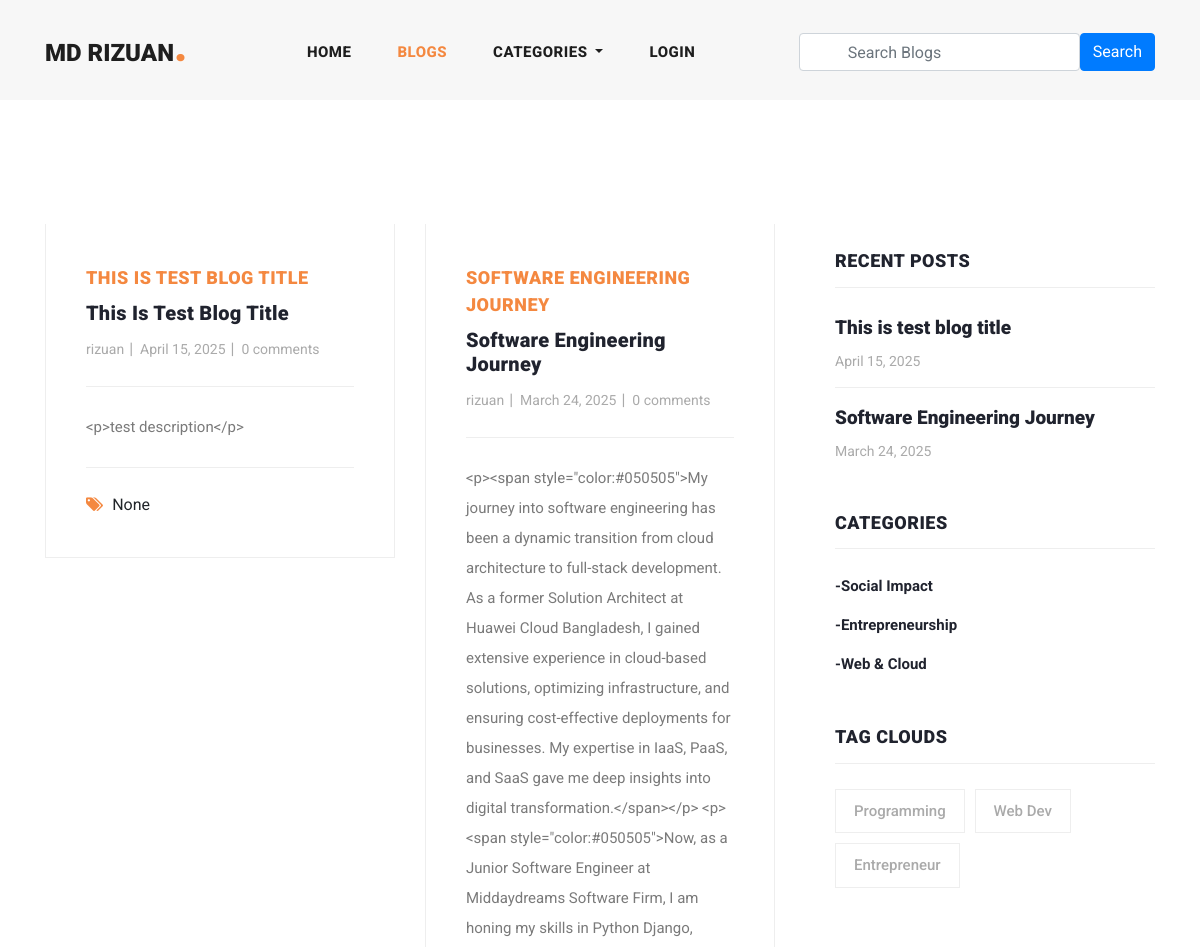
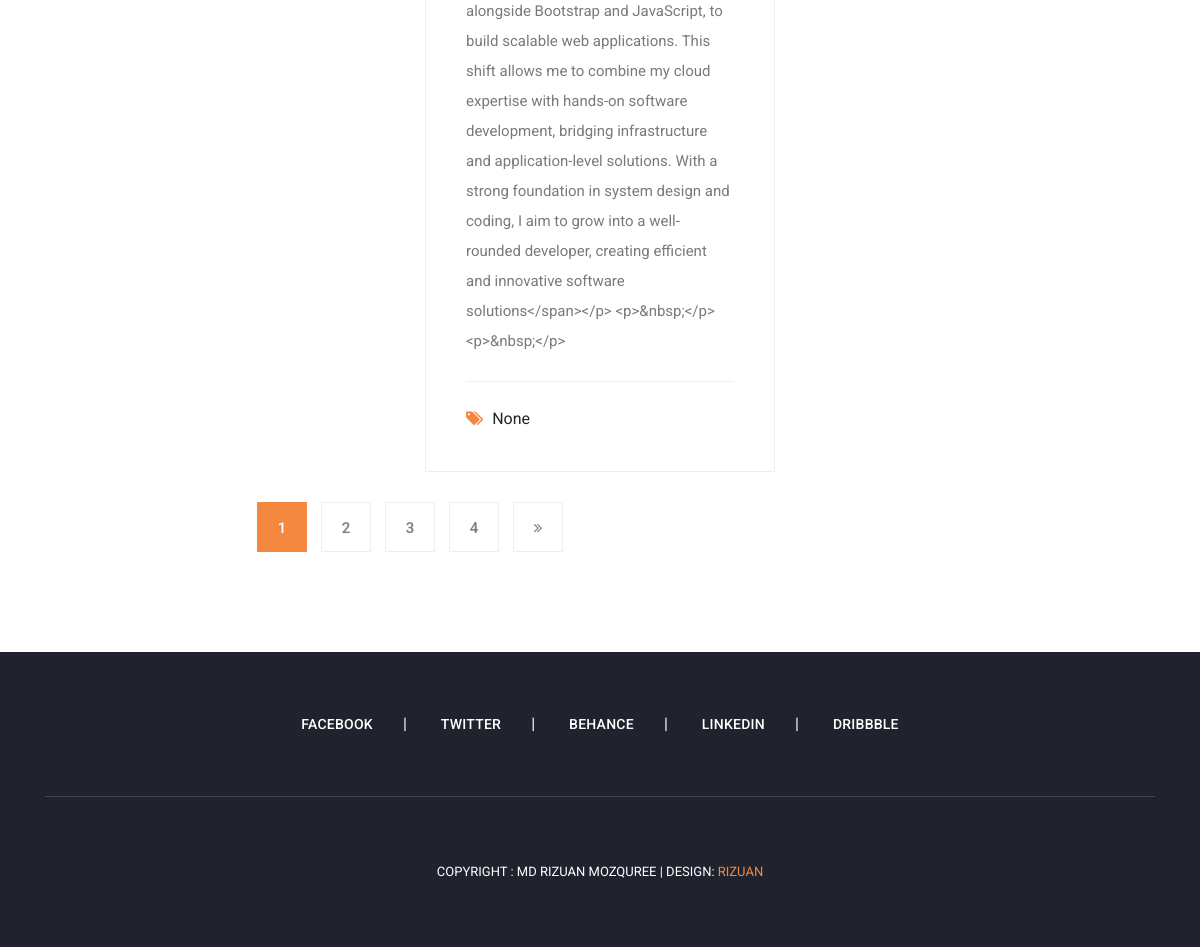
The page /blogs/ on the database as committed earlier (2 pictures, top to bottom).
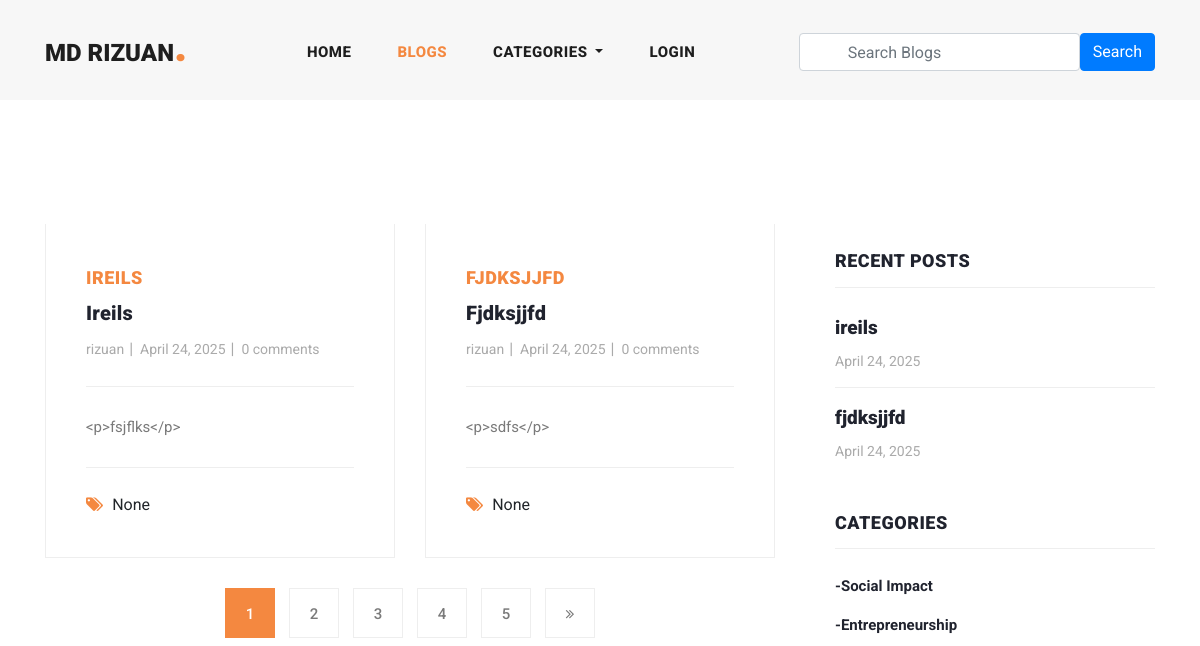
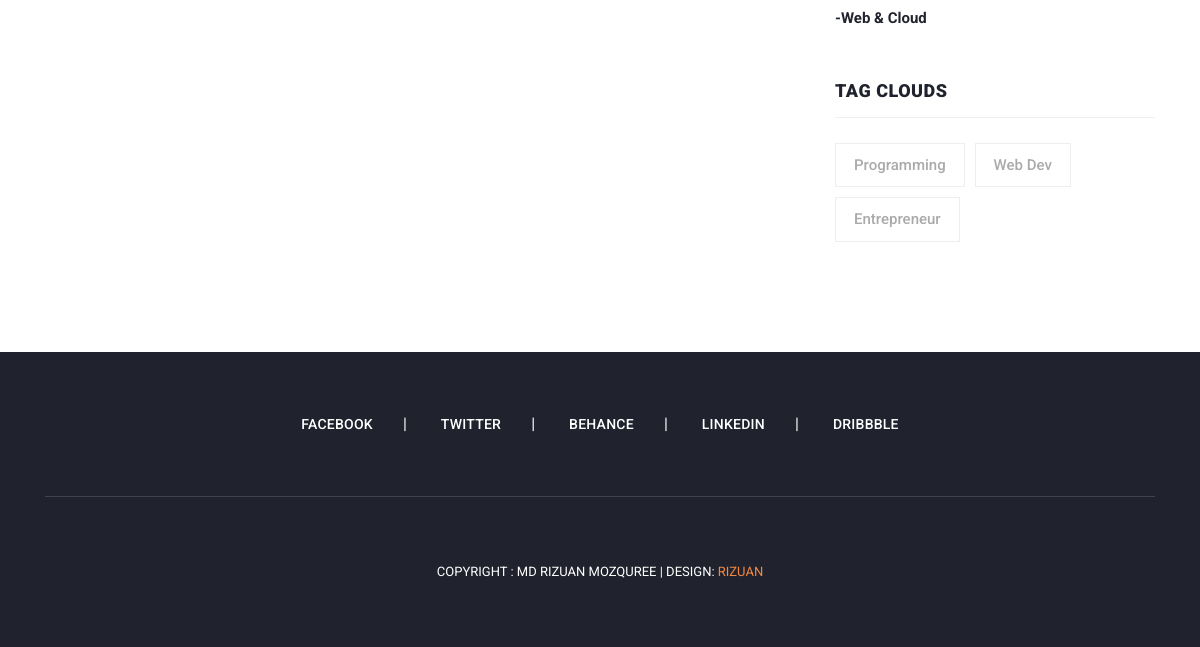
The same page on the database as committed later (2 pictures, top to bottom).
### blog/models.py (models this page shows, shortened)
class Blog(models.Model):
    user = models.ForeignKey(
        User,
        related_name='user_blogs',
        on_delete=models.CASCADE
    )
    category = models.ForeignKey(
        Category,
        related_name='category_blogs',
        on_delete=models.CASCADE
    )
    tags = models.ManyToManyField(
        Tag,
        related_name='tag_blogs',
        blank=True
    )
    likes = models.ManyToManyField(
        Tag,
        related_name='user_likes',
        blank=True
    )
    title = models.CharField(
        max_length=250
    )
    slug = models.SlugField(null=True, blank=True)
    banner = models.ImageField(upload_to='blog_banners')
    description = RichTextField()
    created_date = models.DateField(auto_now_add=True)
    district = models.ForeignKey(District, on_delete=models.CASCADE, related_name='district_blogs', null=True, blank=True)
    thana = models.ForeignKey(Thana, on_delete=models.CASCADE, related_name='thana_blogs', null=True, blank=True)

class Category(models.Model):
    title = models.CharField(max_length=150, unique=True)
    slug = models.SlugField(null=True,blank=True)
    created_date = models.DateField(auto_now_add=True)

class Tag(models.Model):
    title = models.CharField(max_length=150)
    slug = models.SlugField(null=True,blank=True)
    created_date = models.DateField(auto_now_add=True)

### user_profile/models.py (models this page shows, shortened)
class User(AbstractUser):
    email = models.EmailField(
        max_length=150,
        unique=True,
        error_messages={
            "unique": " The email must be unique"
        }
    )
    profile_image =models.ImageField(
        null=True,
        blank=True,
        upload_to="profile_images"
    )
    REQUIRED_FIELDS = ["email"]
    objects= CustomUserManager()

### blog/views.py (the view)
# urls.py: path('blogs/', blogs, name = 'blogs'),
def blogs(request):
     queryset = Blog.objects.order_by('-created_date')
     tags = Tag.objects.order_by('-created_date')
     page = request.GET.get('page', 1)
     paginator = Paginator(queryset, 2)
     all_blogs = Blog.objects.order_by('-created_date')[:5]
     try:
          blogs = paginator.page(page)
     except EmptyPage:
          blogs = paginator.page(1)
     except PageNotAnInteger:
          blogs = paginator.page(1)
     context = {
        "blogs":blogs,
        "tags": tags,
        "all_blogs" : all_blogs
    }
     return render(request, 'blogs.html', context)

### blog/context_processors.py (called while the page is built)
def get_all_categories(request):
    categories = Category.objects.all()
    context = {
        'categories': categories
    }
    return context

### templates/blogs.html (shortened to what this page needs)
{% extends 'base.html' %}
{% load static %}
{% block content %}
    <section class="blog-posts grid-system">
      <div class="container">
        <div class="row">
          <div class="col-lg-8">
            <div class="all-blog-posts">
              <div class="row">
                {% for blog in blogs %}
                {% include 'blog_card.html' %}
                {% endfor %}
                <div class="col-lg-12">
                  {% include 'pagination.html' %}
                </div>
              </div>
            </div>
          </div>
         {% include 'sidebar.html' %}
        </div>
      </div>
    </section>
    {% endblock content %}

### templates/blog_card.html (shortened to what this page needs)
{% load static %}
<div class="col-lg-6">
    <div class="blog-post">
      <div class="blog-thumb">
      </div>
      <div class="down-content">
        <span>{{blog.title}}</span>
        <a href="{% url 'blog_details' blog.slug %}"><h4>{{blog.title}}</h4></a>
        <ul class="post-info">
          <li><a href="#">{{blog.user.username}}</a></li>
          <li><a href="#">{{blog.created_date}}</a></li>
          <li><a href="#">{{blog.blog_comments.all.count}} comments</a></li>
        </ul>
        <p>{{blog.description}}</p>
        <div class="post-options">
          <div class="row">
            <div class="col-lg-12">
              <ul class="post-tags">
                <li><i class="fa fa-tags"></i></li>
                {% if blog.tags.all.count > 0 %}
                {% for tag in blogs.tags.all %}
                <li> <a href="#"> {{tag.title}}</a></li>
                {% endfor %}
                {% else %}
                None
                {% endif %}
              </ul>
            </div>
          </div>
        </div>
      </div>
    </div>
  </div>

### templates/sidebar.html
<div class="col-lg-4">
    <div class="sidebar">
      <div class="row">
        <div class="col-lg-12">
          <div class="sidebar-item recent-posts">
            <div class="sidebar-heading">
              <h2>Recent Posts</h2>
            </div>
            <div class="content">
              <ul>
                {% for blog in blogs%}
                <li><a href="#">
                  <h5>{{blog.title}}</h5>
                  <span>{{blog.created_date}}</span>
                </a></li>
                {% endfor %}
              </ul>
            </div>
          </div>
        </div>
        <div class="col-lg-12">
          <div class="sidebar-item categories">
            <div class="sidebar-heading">
              <h2>Categories</h2>
            </div>
            <div class="content">
              <ul>
                {% for category in categories %}
                <li><a href="{% url 'category_blogs' category.slug %}">-{{category.title}}</a></li>
                {% endfor %}
              </ul>
            </div>
          </div>
        </div>
        <div class="col-lg-12">
          <div class="sidebar-item tags">
            <div class="sidebar-heading">
              <h2>Tag Clouds</h2>
            </div>
            <div class="content">
              <ul>
                {% for tag in tags|slice:"3"%}
                <li><a href="{% url 'tag_blogs' tag.slug %}">{{tag.title}}</a></li>
                {% endfor %}
              </ul>
            </div>
          </div>
        </div>
      </div>
    </div>
  </div>

Rows that differ between the two databases and show on the page:
no longer on this page (row edited): Blog: title "THIS IS TEST BLOG TITLE", title "This Is Test Blog Title", user.username "rizuan", created_date "April 15, 2025", blog_comments.all.count "0", description "<p>test description</p>", shows "None", title "This is test blog title"
no longer on this page (row unchanged): Blog: title "SOFTWARE ENGINEERING JOURNEY", title "Software Engineering Journey", user.username "rizuan", created_date "March 24, 2025", blog_comments.all.count "0", description "<p><span style=\"color:#050505\">My journey into software engineering has been a dynamic transition from cloud architecture to full-stack development. As a former Solution Architect at Huawei Cloud Bangladesh, I gained extensive experience in cloud-based solutions, optimizing infrastructure, and ensuring cost-effective deployments for businesses. My expertise in IaaS, PaaS, and SaaS gave me deep insights into digital transformation.</span></p> <p><span style=\"color:#050505\">Now, as a Junior Software Engineer at Middaydreams Software Firm, I am honing my skills in Python Django, alongside Bootstrap and JavaScript, to build scalable web applications. This shift allows me to combine my cloud…", shows "None"
added Blog: title "IREILS", title "Ireils", user.username "rizuan", created_date "April 24, 2025", blog_comments.all.count "0", description "<p>fsjflks</p>", shows "None", title "ireils"
added Blog: title "FJDKSJJFD", title "Fjdksjjfd", user.username "rizuan", created_date "April 24, 2025", blog_comments.all.count "0", description "<p>sdfs</p>", shows "None", title "fjdksjjfd"
Other text that changed with them:
new list line: "5"
